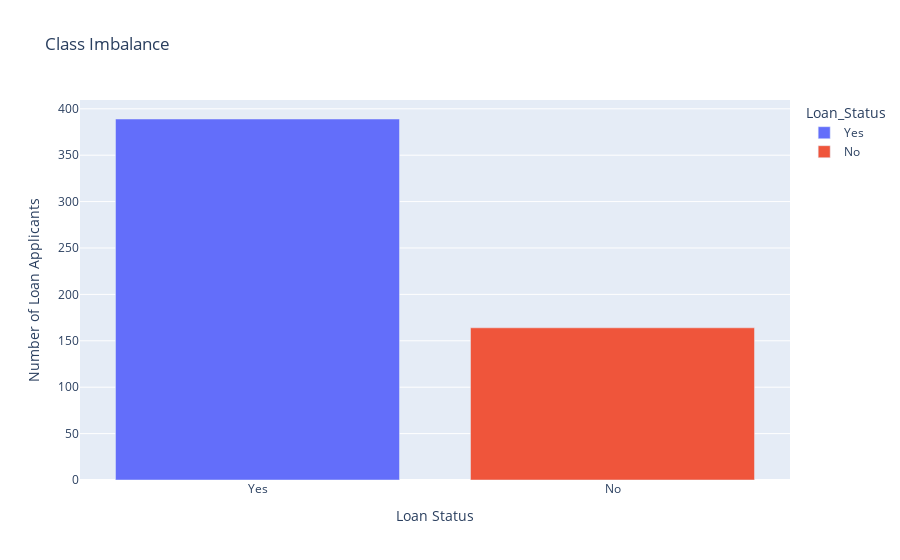

The notebook cell saved with this chart:
### Markdown cell above
#### Comparing Yes and No Loan Statuses for Categorical Imbalances

### Code cell
labels = (
    df['Loan_Status']
    .astype('str')
    .str.replace('0','No', regex=True)
    .str.replace('1','Yes', regex=True)
    .value_counts()
)

fig = px.bar(
    data_frame=labels, 
    x=labels.index, 
    y=labels.values, 
    title=f'Class Imbalance', 
    color=labels.index
)

fig.update_layout(xaxis_title='Loan Status', yaxis_title='Number of Loan Applicants')
fig.show()

### Figure 1 — Plotly figure (JSON) as saved in the notebook; plotly's stock layout.template omitted (floating-point values rounded to 4 significant figures)
{"data": [{"alignmentgroup": "True", "hovertemplate": "Loan_Status=%{x}<br>y=%{y}<extra></extra>", "legendgroup": "Yes", "marker": {"color": "#636efa", "pattern": {"shape": ""}}, "name": "Yes", "offsetgroup": "Yes", "orientation": "v", "showlegend": true, "textposition": "auto", "type": "bar", "x": ["Yes"], "xaxis": "x", "y": [389], "yaxis": "y"}, {"alignmentgroup": "True", "hovertemplate": "Loan_Status=%{x}<br>y=%{y}<extra></extra>", "legendgroup": "No", "marker": {"color": "#EF553B", "pattern": {"shape": ""}}, "name": "No", "offsetgroup": "No", "orientation": "v", "showlegend": true, "textposition": "auto", "type": "bar", "x": ["No"], "xaxis": "x", "y": [164], "yaxis": "y"}], "layout": {"barmode": "relative", "legend": {"title": {"text": "Loan_Status"}, "tracegroupgap": 0}, "title": {"text": "Class Imbalance"}, "xaxis": {"anchor": "y", "categoryarray": ["Yes", "No"], "categoryorder": "array", "domain": [0, 1], "title": {"text": "Loan Status"}}, "yaxis": {"anchor": "x", "domain": [0, 1], "title": {"text": "Number of Loan Applicants"}}}}
